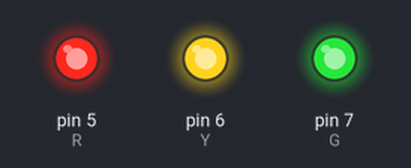
A sketch run on a simulated Arduino Uno, built with avr-gcc and run on an emulated ATmega328P. On the bench: output pins drawn as LEDs (lit = HIGH).

Above: at 0.5 s.
At 3.5 s:
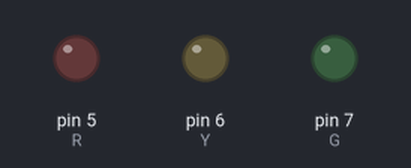
Timing chart, 0 to 4.6 s (numbered marks = the images above):
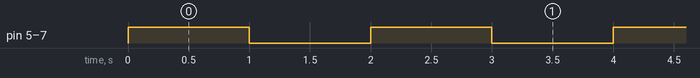

The sketch:

0.BlinkingLED.ino
```cpp
int R=5,Y=6,G=7;

// void setup adalah booting yang dilakukan dalam satu kali jalan
void setup() {
  // put your setup code here, to run once:
  pinMode (R,OUTPUT);
  pinMode (Y,OUTPUT);
  pinMode (G,OUTPUT);


}

//void loop adalah proses pengulangan yang dilakukan
void loop() {
  // put your main code here, to run repeatedly:
  digitalWrite(R,HIGH);
  digitalWrite(Y,HIGH);
  digitalWrite(G,HIGH);
  delay(1000);
  digitalWrite(R,LOW);
  digitalWrite(Y,LOW);
  digitalWrite(G,LOW);
  delay(1000);
}
```

Measured:
- by itself, pin 5 (R), pin 6 (Y), pin 7 (G): alternates HIGH for 1.0 s and LOW for 1.0 s
